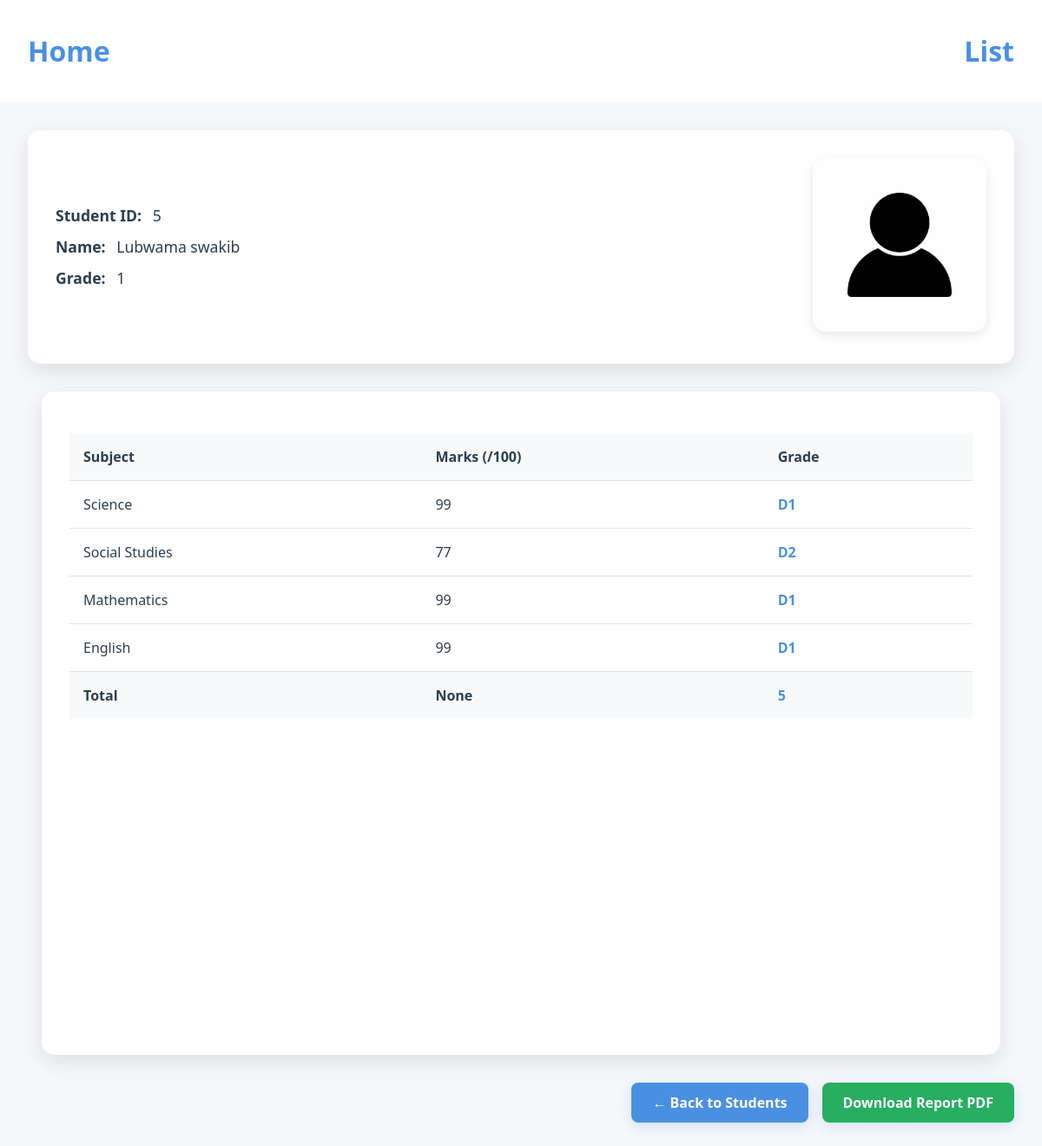
Before: /studentdetail/5 (signed in) with the older database file.
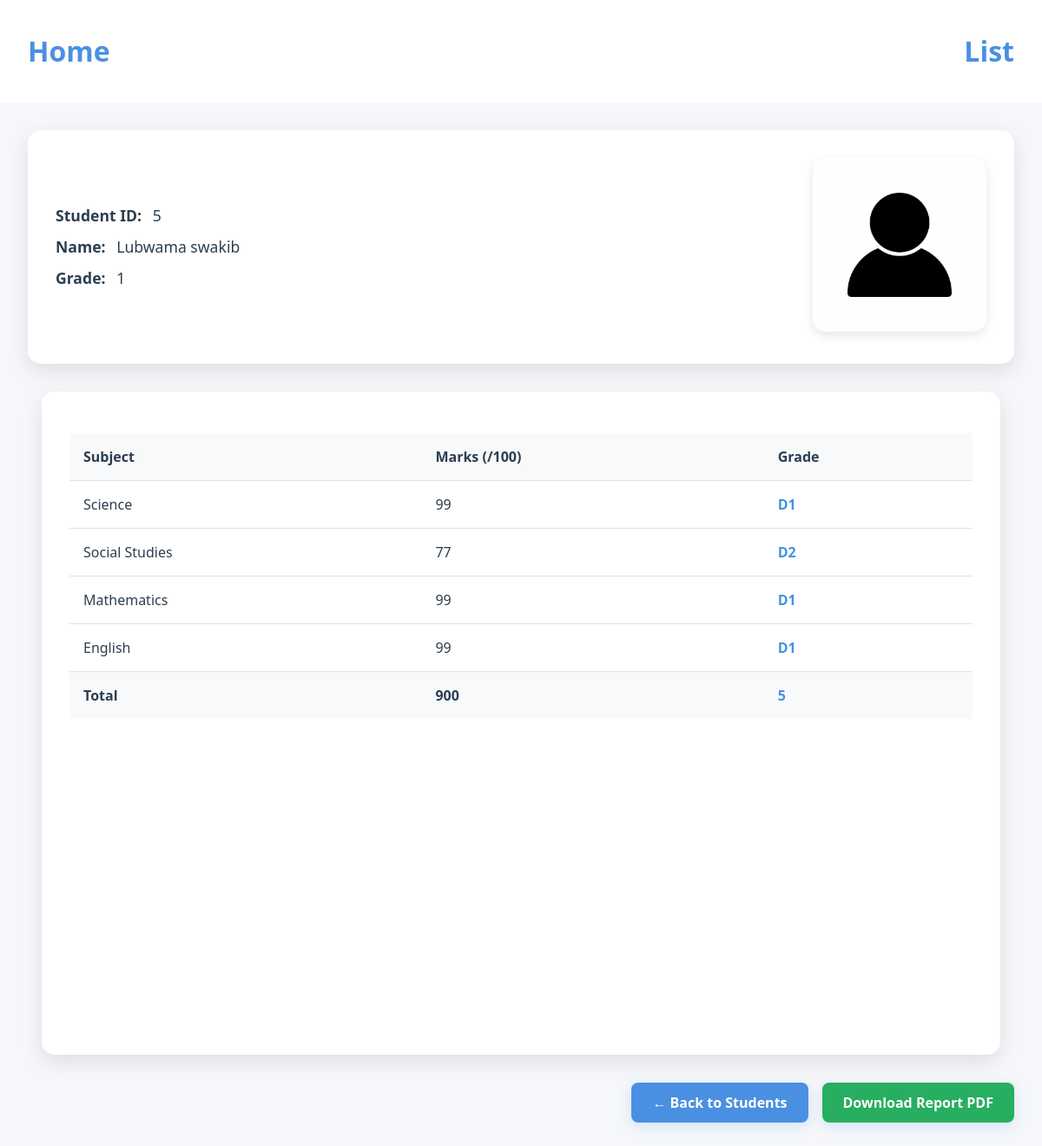
After: the same page with the newer database file.
### ple_app/models.py (models this page shows, shortened)
class Student_Model(models.Model):
    Name = models.CharField(max_length=30 , null = False)
    SST = models.IntegerField(null=False)
    ENG = models.IntegerField(null=False)
    SCI = models.IntegerField(null=False)
    MTC = models.IntegerField(null=False)
    AGG = models.IntegerField(null=True)
    TOTAL = models.IntegerField(null=True, editable=False)  # Made editable=False since it's auto-calculated
    Grade = models.IntegerField(null=True)
    Student_image = models.ImageField(upload_to='images/images/', default='images/images/profile-icon.jpg')
    Date_Created = models.DateTimeField(auto_now_add=True , null=False)

### ple_app/views.py (the view)
# urls.py: path('studentdetail/<int:pk>' , StudentDetailView.as_view() ,name = 'student_detail'),
class StudentDetailView(LoginRequiredMixin , DetailView):
    model = Student_Model
    template_name = 'student_detail.html'
    context_object_name = 'description'
    def get_context_data(self, **kwargs):
        context = super().get_context_data(**kwargs)
        context['grades'] = GradesModel.objects.filter(student = self.object)
        return context

### templates/student_detail.html (shortened to what this page needs)
{%extends 'base.html'%}
{%load static%}
    {%block extra_css%}
    <link rel="stylesheet" href="{%static 'css/detail.css'%}">
    {%endblock%}
{%block content%}
    <div class="student_detail">
        <div class="head">
            <div class="student-info">
                <h3><strong>Student ID:</strong> {{description.id}}</h3>
                <h3><strong>Name:</strong> {{description.Name}}</h3>
                <h3><strong>Grade:</strong> {{description.Grade}}</h3>
            </div>
            <div class="student-picture">
                <img src="{{description.Student_image.url}}" alt="Student Photo">
            </div>
        </div>
        <div class="table">
            <table>
                <thead>
                    <tr>
                        <th>Subject</th>
                        <th>Marks (/100)</th>
                        <th>Grade</th>
                    </tr>
                </thead>
                <tbody>
                    {% for grade in grades|slice:":1" %}
                    <tr>
                        <td>Science</td>
                        <td>{{description.SCI}}</td>
                        <td>{{grade.SCI_GRADE}}</td>
                    </tr>
                    <tr>
                        <td>Social Studies</td>
                        <td>{{description.SST}}</td>
                        <td>{{grade.SST_GRADE}}</td>
                    </tr>
                    <tr>
                        <td>Mathematics</td>
                        <td>{{description.MTC}}</td>
                        <td>{{grade.MTC_GRADE}}</td>
                    </tr>
                    <tr>
                        <td>English</td>
                        <td>{{description.ENG}}</td>
                        <td>{{grade.ENG_GRADE}}</td>
                    </tr>
                    <tr>
                        <td>Total</td>
                        <td>{{description.TOTAL}}</td>
                        <td>{{description.AGG}}</td>
                    </tr>
                    {% endfor %}
                </tbody>
            </table>
        </div>
        <div class="action-buttons">
            <a href="{% url 'students_list' %}" class="action-button">
                ← Back to Students
            </a>
            <a href="{% url 'generate_pdf' description.pk %}" class="action-button download-button">
                Download Report PDF
            </a>
        </div>
    </div>
{%endblock%}

Changed rows visible on the page:
changed Student_Model "Lubwama swakib": TOTAL "None" → "900"
